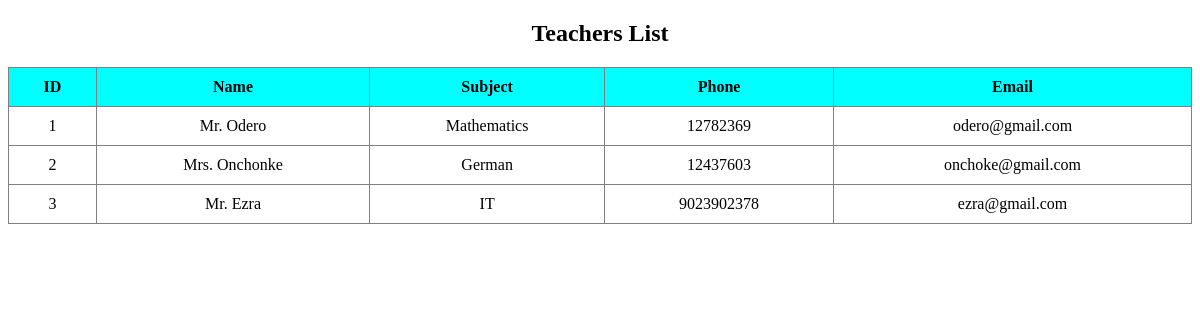
Screenshot of /teachers/ with the database file from the repository.
### class/models.py (models this page shows, shortened)
class Teacher(models.Model):
    name = models.CharField(max_length=20)
    subject = models.CharField(max_length=20)
    phone = models.IntegerField()
    email = models.EmailField(blank=False)

### class/views.py (the view)
# urls.py: path('teachers/', views.teachers, name='teachers'),
def teachers(request):
    teacher = Teacher.objects.all()
    return render(request, 'teachers.html',{"teacher": teacher})

### class/templates/teachers.html (shortened to what this page needs)
<!DOCTYPE html>
<html lang="en">
<head>
</head>
<body>
<h2>Teachers List</h2>
<table border="1">
    <tr>
        <th>ID</th>
        <th>Name</th>
        <th>Subject</th>
        <th>Phone</th>
        <th>Email</th>
    </tr>
    {% for y in teacher %}
    <tr>
        <td>{{ y.id }}</td>
        <td>{{ y.name }}</td>
        <td>{{ y.subject }}</td>
        <td>{{ y.phone }}</td>
        <td>{{ y.email }}</td>
    </tr>
    {% endfor %}
</table>
</body>
</html>

### class/templates/teachers.html (style rules this page uses)
table { border-collapse: collapse; width: 100%; text-align: center; }
th { padding: 10px; background-color: aqua; }
tr, td { padding: 10px; }
h2 { text-align: center; }

### rows the page displays
Teacher: id "1", name "Mr. Odero", subject "Mathematics", phone "12782369", email "odero@gmail.com"
Teacher: id "2", name "Mrs. Onchonke", subject "German", phone "12437603", email "onchoke@gmail.com"
Teacher: id "3", name "Mr. Ezra", subject "IT", phone "9023902378", email "ezra@gmail.com"
